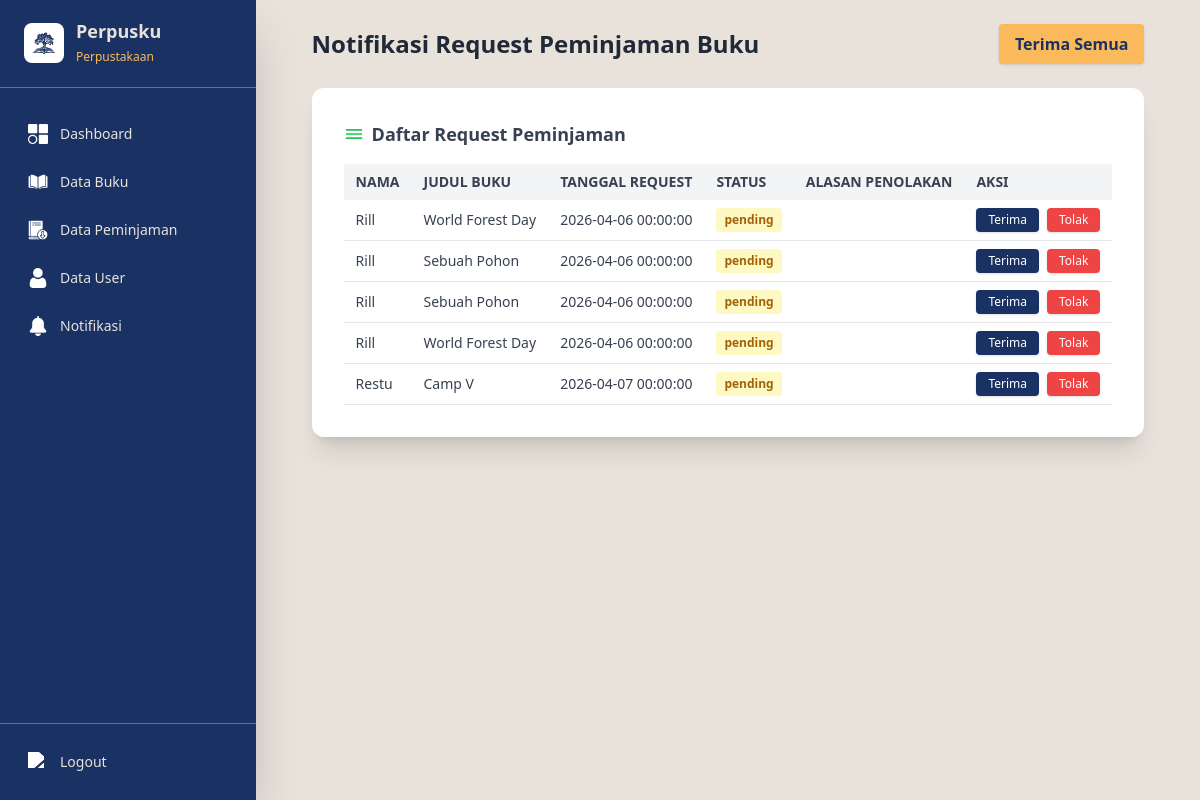
/view/admin/notifikasi.php (signed in), run on the app's committed database.
### tables this page shows
CREATE TABLE `request_peminjaman` (
  `id_request` int(11) NOT NULL,
  `id_user` int(11) DEFAULT NULL,
  `id_buku` int(11) DEFAULT NULL,
  `tanggal_request` datetime DEFAULT current_timestamp(),
  `status` enum('pending','diterima','ditolak') DEFAULT 'pending',
  `alasan_penolakan` text DEFAULT NULL
);

CREATE TABLE `users` (
  `id_user` int(11) NOT NULL,
  `nama` varchar(100) NOT NULL,
  `username` varchar(50) NOT NULL,
  `password` varchar(255) NOT NULL,
  `role` enum('admin','user') NOT NULL,
  `created_at` datetime DEFAULT current_timestamp()
);

CREATE TABLE `buku` (
  `id_buku` int(11) NOT NULL,
  `cover` varchar(255) NOT NULL,
  `judul` varchar(150) NOT NULL,
  `kategori` varchar(255) NOT NULL,
  `penulis` varchar(100) DEFAULT NULL,
  `tahun` year(4) DEFAULT NULL,
  `stok` int(11) NOT NULL,
  `created_at` datetime DEFAULT current_timestamp()
);

### view/admin/notifikasi.php (the view, shortened to what this page needs)
<?php
include '../../model/koneksi.php';
$pending = mysqli_query($koneksi, "SELECT r.id_request, r.id_user, u.nama, r.id_buku, b.judul, r.tanggal_request, r.status, r.alasan_penolakan FROM request_peminjaman r JOIN users u ON r.id_user = u.id_user JOIN buku b ON r.id_buku = b.id_buku WHERE r.status = 'pending' ORDER BY r.tanggal_request ASC");
?>
<!DOCTYPE html>
<html lang="id">
<head>
     <script src="https://cdn.tailwindcss.com"></script>
</head>
<body class="bg-perpusku4 min-h-screen">
    <?php include '../partials/admin_sidebar.php'; ?>
    <div id="mainContent" class="flex-1 flex flex-col min-h-screen md:ml-64 transition-all duration-300 p-4 md:p-6">
        <div class="max-w-4xl mx-auto">
            <div class="flex items-center justify-between mb-6">
                <h2 class="text-2xl font-bold text-gray-800">Notifikasi Request Peminjaman Buku</h2>
                <form method="POST" action="../../controller/aksi_peminjaman.php">
                    <button type="submit" name="aksi" value="approve_all" class="bg-perpusku3 hover:bg-yellow-400 text-perpusku1 font-semibold px-4 py-2 rounded shadow">Terima Semua</button>
                </form>
            </div>
            <?php if (mysqli_num_rows($pending) === 0): ?>
                <div class="text-center text-perpusku2 font-semibold">Tidak ada request peminjaman yang menunggu konfirmasi.</div>
            <?php else: ?>
            <div class="bg-white rounded-xl shadow-xl p-6 md:p-8 mb-8">
                <div class="font-semibold text-lg mb-4 text-gray-700 flex items-center gap-2">
                    <svg xmlns="http://www.w3.org/2000/svg" class="h-5 w-5 text-green-500" fill="none" viewBox="0 0 24 24" stroke="currentColor"><path stroke-linecap="round" stroke-linejoin="round" stroke-width="2" d="M3 7h18M3 12h18M3 17h18" /></svg>
                    Daftar Request Peminjaman
                </div>
                <div class="overflow-x-auto">
                    <table class="min-w-full text-sm text-left text-gray-700">
                        <thead class="bg-gray-100 text-gray-700 uppercase">
                            <tr>
                                <th class="py-2 px-3">Nama</th>
                                <th class="py-2 px-3">Judul Buku</th>
                                <th class="py-2 px-3">Tanggal Request</th>
                                <th class="py-2 px-3">Status</th>
                                <th class="py-2 px-3">Alasan Penolakan</th>
                                <th class="py-2 px-3">Aksi</th>
                            </tr>
                        </thead>
                        <tbody>
                        <?php while ($row = mysqli_fetch_assoc($pending)): ?>
                            <tr class="border-b hover:bg-blue-50">
                                <td class="py-2 px-3"><?= htmlspecialchars($row['nama']) ?></td>
                                <td class="py-2 px-3"><?= htmlspecialchars($row['judul']) ?></td>
                                <td class="py-2 px-3"><?= htmlspecialchars($row['tanggal_request']) ?></td>
                                <td class="py-2 px-3">
                                    <span class="inline-block px-2 py-1 rounded text-xs font-semibold <?= $row['status'] == 'pending' ? 'bg-yellow-100 text-yellow-700' : ($row['status'] == 'approved' ? 'bg-green-100 text-green-700' : 'bg-red-100 text-red-700') ?>">
                                        <?= htmlspecialchars($row['status']) ?>
                                    </span>
                                </td>
                                <td class="py-2 px-3 text-xs text-gray-500"><?= htmlspecialchars($row['alasan_penolakan']) ?></td>
                                <td class="py-2 px-3 flex gap-2">
                                    <form method="POST" action="../../controller/aksi_peminjaman.php" style="display:inline-block;">
                                        <button type="submit" name="aksi" value="approve" class="bg-perpusku1 hover:bg-perpusku2 text-white px-3 py-1 rounded shadow text-xs">Terima</button>
                                    </form>
                                    <form method="POST" action="../../controller/aksi_peminjaman.php" style="display:inline-block;">
                                        <button type="submit" name="aksi" value="reject" class="bg-red-500 hover:bg-red-600 text-white px-3 py-1 rounded shadow text-xs">Tolak</button>
                                    </form>
                                </td>
                            </tr>
                        <?php endwhile; ?>
                        </tbody>
                    </table>
                </div>
            </div>
            <?php endif; ?>
        </div>
    </div>
</body>
</html>

### view/partials/admin_sidebar.php (shortened to what this page needs)
<div id="app">
        <div class="flex items-center gap-3 px-6 py-5 border-b border-perpusku2">
            <div class="flex items-center gap-3 flex-1 cursor-pointer" onclick="toggleCollapseSidebar()" title="Toggle Sidebar">
                <div class="w-10 h-10 rounded-lg bg-white flex items-center justify-center flex-shrink-0">
                    <img src="../../public/image/perpusku.png" alt="Logo" class="w-8 h-8" />
                </div>
                <div class="sidebar-label">
                    <span class="font-bold text-lg block leading-tight">Perpusku</span>
                    <span class="text-perpusku3 text-xs">Perpustakaan</span>
                </div>
            </div>
        </div>
        <nav class="flex-1 px-3 py-6 space-y-1 overflow-y-auto">
            <a href="dashboard.php" class="flex items-center gap-3 px-4 py-3 rounded-lg text-perpusku4 hover:bg-perpusku2 transition duration-300 sidebar-link group">
                <img src="../../public/image/dashboard.png" class="h-5 w-5 flex-shrink-0" alt="Dashboard">
                <span class="sidebar-label font-medium text-sm group-hover:text-white">Dashboard</span>
            </a>
            <a href="../admin/crud_buku.php" class="flex items-center gap-3 px-4 py-3 rounded-lg text-perpusku4 hover:bg-perpusku2 transition duration-300 sidebar-link group">
                <img src="../../public/image/book.png" class="h-5 w-5 flex-shrink-0" alt="Data Buku">
                <span class="sidebar-label font-medium text-sm group-hover:text-white">Data Buku</span>
            </a>
            <a href="transaksi.php" class="flex items-center gap-3 px-4 py-3 rounded-lg text-perpusku4 hover:bg-perpusku2 transition duration-300 sidebar-link group">
                <img src="../../public/image/pinjam.png" class="h-5 w-5 flex-shrink-0" alt="Peminjaman">
                <span class="sidebar-label font-medium text-sm group-hover:text-white">Data Peminjaman</span>
            </a>
            <a href="../admin/crud_user.php" class="flex items-center gap-3 px-4 py-3 rounded-lg text-perpusku4 hover:bg-perpusku2 transition duration-300 sidebar-link group">
                <img src="../../public/image/user.png" class="h-5 w-5 flex-shrink-0" alt="User">
                <span class="sidebar-label font-medium text-sm group-hover:text-white">Data User</span>
            </a>
            <a href="../admin/notifikasi.php" class="flex items-center gap-3 px-4 py-3 rounded-lg text-perpusku4 hover:bg-perpusku2 transition duration-300 sidebar-link group">
                <img src="../../public/image/bell.png" class="h-5 w-5 flex-shrink-0" alt="Notifikasi">
                <span class="sidebar-label font-medium text-sm group-hover:text-white">Notifikasi</span>
            </a>
        </nav>
        <div class="px-3 py-4 border-t border-perpusku2">
            <a href="../../controller/aksi_logout.php" class="flex items-center gap-3 px-4 py-3 rounded-lg text-perpusku4 hover:bg-red-600 transition duration-300 sidebar-link group">
                <img src="../../public/image/logout.png" class="h-5 w-5 flex-shrink-0" alt="Logout">
                <span class="sidebar-label font-medium text-sm group-hover:text-white">Logout</span>
            </a>
        </div>
    </div>

### view/partials/admin_sidebar.php (style rules this page uses)
.sidebar-link img { filter: brightness(0) saturate(100%) invert(1); }
.sidebar-link { position: relative; overflow: hidden; }
.sidebar-link::before { content: ''; position: absolute; top: 0; left: -100%; width: 100%; height: 100%; background: rgba(255, 255, 255, 0.1); transition: left 0.3s ease; }
.sidebar-link > * { position: relative; z-index: 1; }

### data on the page
request_peminjaman: id_user.nama "Rill", id_buku.judul "World Forest Day", tanggal_request "2026-04-06 00:00:00", status "pending"
request_peminjaman: id_user.nama "Rill", id_buku.judul "Sebuah Pohon", tanggal_request "2026-04-06 00:00:00", status "pending"
request_peminjaman: id_user.nama "Rill", id_buku.judul "Sebuah Pohon", tanggal_request "2026-04-06 00:00:00", status "pending"
request_peminjaman: id_user.nama "Rill", id_buku.judul "World Forest Day", tanggal_request "2026-04-06 00:00:00", status "pending"
request_peminjaman: id_user.nama "Restu", id_buku.judul "Camp V", tanggal_request "2026-04-07 00:00:00", status "pending"
